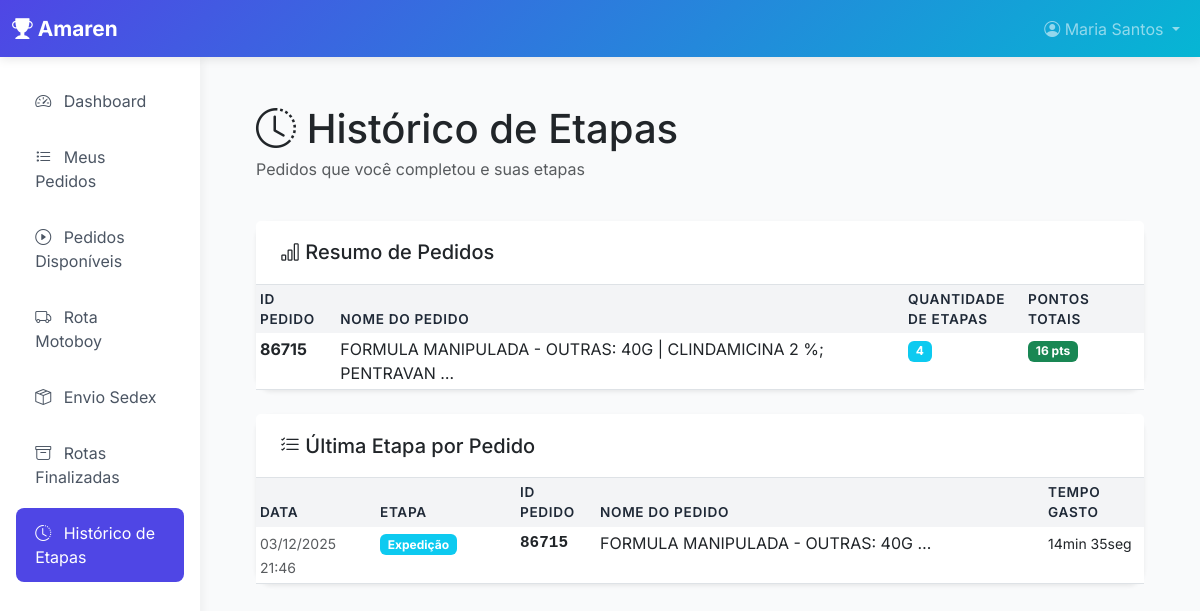
/dashboard/historico-etapas/ (signed in), run on an earlier commit of the app's database.
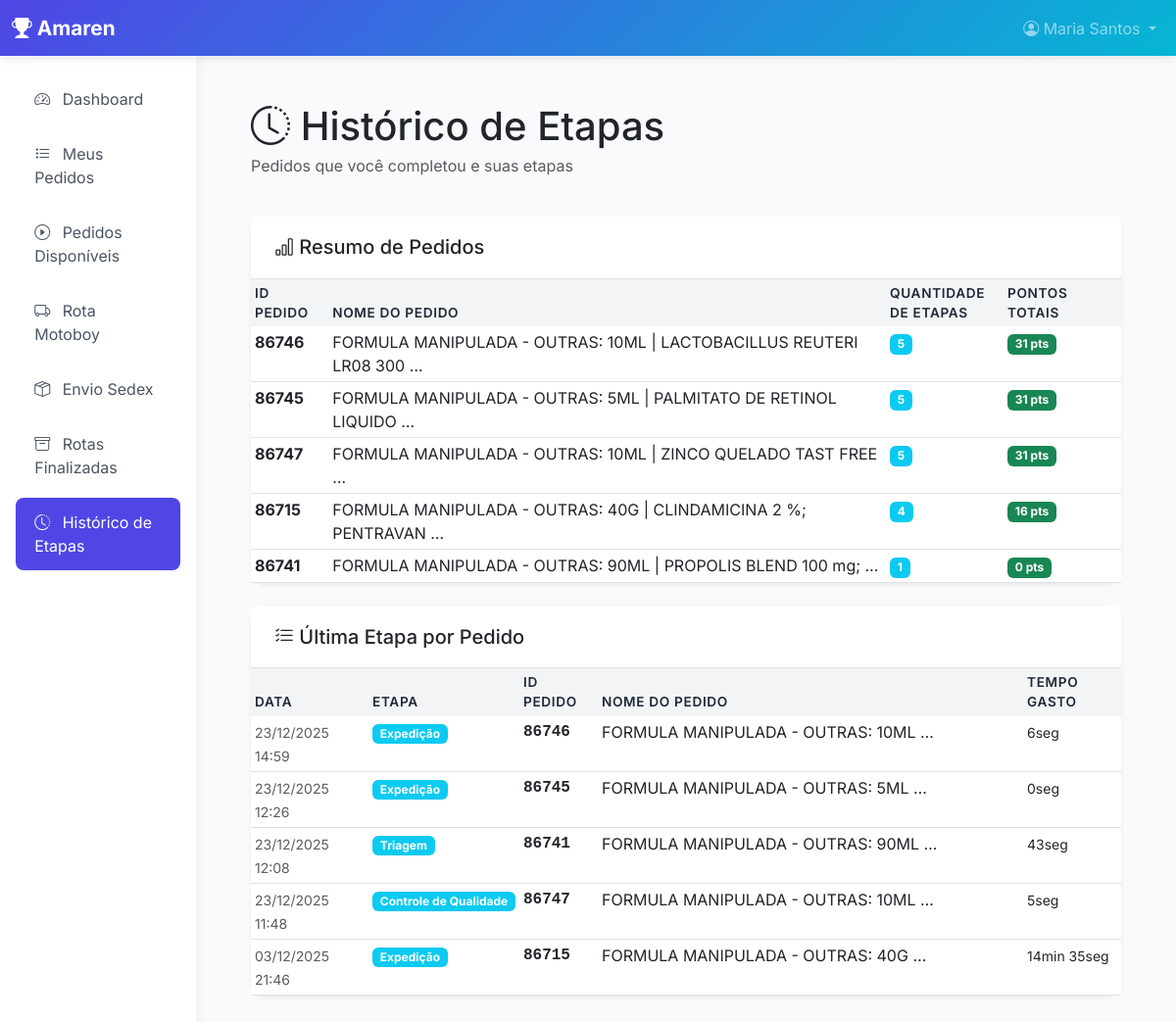
And on a later commit of the database.
### core/models.py (models this page shows, shortened)
class Pedido(models.Model):
    STATUS_CHOICES = [
        ('em_fluxo', 'Em Fluxo'),
        ('concluido', 'Concluído'),
        ('cancelado', 'Cancelado'),
    ]
    STATUS_FILA = [
        ('ativo', 'Ativo'),
        ('pendente', 'Pendente'),
    ]
    tipo = models.ForeignKey(TipoProduto, on_delete=models.SET_NULL, null=True, blank=True, related_name='pedidos')
    nome = models.CharField(max_length=200)  # Nome da fórmula/produto
    quantidade = models.IntegerField()
    codigo_pedido = models.CharField(max_length=50, unique=False, blank=True)  # Código gerado para referência (não único)
    id_api = models.BigIntegerField(unique=True, db_index=True, null=True, blank=True)  # ID - ID único do item
    id_pedido_api = models.BigIntegerField(null=True, blank=True, db_index=True)  # IDPEDIDO
    id_pedido_web = models.BigIntegerField(null=True, blank=True, db_index=True)  # IDPEDIDOWEB
    descricao_web = models.TextField(blank=True)  # DESCRICAOWEB
    price_unit = models.DecimalField(max_digits=15, decimal_places=2, null=True, blank=True)  # PRUNI
    price_total = models.DecimalField(max_digits=15, decimal_places=2, null=True, blank=True)  # VRTOT
    data_atualizacao_api = models.DateField(null=True, blank=True)  # DTALT
    hora_atualizacao_api = models.TimeField(null=True, blank=True)  # HRALT
    tipo_identificado = models.CharField(
        max_length=50,
        default='desconhecido',
        help_text='Tipo identificado automaticamente da descrição (desconhecido = requer ajuste manual)'
    )  # Rastreamento de tipo identificado
    etapa_atual = models.ForeignKey(Etapa, on_delete=models.SET_NULL, null=True, blank=True, related_name='pedidos_na_etapa')
    status = models.CharField(max_length=30, choices=STATUS_CHOICES, default='em_fluxo')
    funcionario_na_etapa = models.ForeignKey(User, on_delete=models.SET_NULL, null=True, blank=True, related_name='pedidos_assumidos')
    status_fila = models.CharField(max_length=20, choices=STATUS_FILA, default='ativo', help_text='Status na fila de trabalho (Ativo/Pendente)')
    tipo_expedicao = models.CharField(
        max_length=20,
        choices=[('motoboy', 'Motoboy'), ('sedex', 'Sedex')],
        null=True,
        blank=True,
        help_text='Tipo de expedição selecionado pelo funcionário'
    )
    informacoes_gerais = models.TextField(blank=True)
    criado_em = models.DateTimeField(auto_now_add=True)
    atualizado_em = models.DateTimeField(auto_now=True)
    concluido_em = models.DateTimeField(null=True, blank=True)
    class Meta:
        ordering = ['-data_atualizacao_api', '-hora_atualizacao_api']
        verbose_name = 'Pedido'
        verbose_name_plural = 'Pedidos'

class HistoricoEtapa(models.Model):
    pedido = models.ForeignKey(Pedido, on_delete=models.CASCADE, related_name='historico_etapas')
    etapa = models.ForeignKey(Etapa, on_delete=models.CASCADE)
    funcionario = models.ForeignKey(User, on_delete=models.CASCADE)
    timestamp_inicio = models.DateTimeField(auto_now_add=True)
    timestamp_fim = models.DateTimeField(null=True, blank=True)
    versao_configuracao_pontuacao = models.ForeignKey(ConfiguracaoPontuacao, on_delete=models.SET_NULL, null=True, blank=True)
    quantidade_produzida = models.IntegerField(default=0)
    pontos_gerados = models.DecimalField(max_digits=10, decimal_places=2, default=0)
    observacoes = models.TextField(blank=True)
    class Meta:
        ordering = ['-timestamp_inicio']
        verbose_name = 'Histórico de Etapa'
        verbose_name_plural = 'Histórico de Etapas'
    @property
    def tempo_gasto_formatado(self):
        if self.timestamp_fim and self.timestamp_inicio:
            delta = self.timestamp_fim - self.timestamp_inicio
            total_segundos = int(delta.total_seconds())
            horas = total_segundos // 3600
            minutos = (total_segundos % 3600) // 60
            segundos = total_segundos % 60
            partes = []
            if horas > 0:
                partes.append(f"{horas}h")
            if minutos > 0:
                partes.append(f"{minutos}min")
            if segundos > 0 or not partes:  # Mostra segundos sempre que houver, ou se for 0 segundos (menos de 1 minuto)
                partes.append(f"{segundos}seg")
            return " ".join(partes)
        return "-"

class Etapa(models.Model):
    nome = models.CharField(max_length=200)
    sequencia = models.IntegerField()
    ativa = models.BooleanField(default=True)
    se_gera_pontos = models.BooleanField(default=True)
    se_possui_checklists = models.BooleanField(default=False)
    se_possui_calculo_por_quantidade = models.BooleanField(default=False)
    pontos_fixos_etapa = models.DecimalField(
        max_digits=10,
        decimal_places=2,
        default=0,
        help_text='Pontos adicionados ao concluir a etapa (além dos checklists, se houver)'
    )
    criado_em = models.DateTimeField(auto_now_add=True)
    atualizado_em = models.DateTimeField(auto_now=True)
    class Meta:
        ordering = ['sequencia']
        verbose_name = 'Etapa'
        verbose_name_plural = 'Etapas'

### dashboard/views.py (the view)
# urls.py: path('historico-etapas/', views.historico_etapas_funcionario, name='historico_etapas'),
@login_required
@login_required
def historico_etapas_funcionario(request):
    from django.core.paginator import Paginator
    usuario = request.user
    todos_historicos = HistoricoEtapa.objects.filter(
        funcionario=usuario,
        timestamp_fim__isnull=False
    ).select_related('pedido', 'etapa').order_by('-timestamp_fim')
    pedidos_dict = {}
    for historico in todos_historicos:
        if historico.pedido.id not in pedidos_dict:
            pedidos_dict[historico.pedido.id] = historico
    historicos_por_pedido = list(pedidos_dict.values())
    historicos_por_pedido.sort(key=lambda x: x.timestamp_fim, reverse=True)
    resumo_pedidos = {}
    for historico in todos_historicos:
        if historico.pedido.id not in resumo_pedidos:
            resumo_pedidos[historico.pedido.id] = {
                'pedido': historico.pedido,
                'etapas_count': 0,
                'pontos_total': 0,
                'etapas': []
            }
        resumo_pedidos[historico.pedido.id]['etapas_count'] += 1
        resumo_pedidos[historico.pedido.id]['pontos_total'] += historico.pontos_gerados or 0
        resumo_pedidos[historico.pedido.id]['etapas'].append(historico.etapa.nome)
    resumo_etapas = list(resumo_pedidos.values())
    resumo_etapas.sort(key=lambda x: x['pontos_total'], reverse=True)
    paginator = Paginator(resumo_etapas, 10)  # 10 itens por página
    page_number = request.GET.get('page', 1)
    page_obj = paginator.get_page(page_number)
    context = {
        'historicos': historicos_por_pedido,
        'resumo_etapas': page_obj.object_list,
        'page_obj': page_obj,
    }
    return render(request, 'dashboard/historico_etapas_funcionario.html', context)

### templates/dashboard/historico_etapas_funcionario.html (shortened to what the changed rows need)
{% extends 'base.html' %}
{% load static %}
{% block content %}
<div class="container-fluid py-4">
    <div class="main-content">
        <div class="d-flex justify-content-between align-items-center mb-4">
            <div>
                <h1 class="mb-1">
                    <i class="bi bi-clock-history"></i> Histórico de Etapas
                </h1>
            </div>
        </div>
        {% if resumo_etapas %}
        <div class="card border-0 shadow-sm mb-4">
            <div class="card-body p-0">
                <div class="table-responsive">
                    <table class="table table-hover table-sm mb-0">
                        <thead class="table-light">
                            <tr>
                                <th>ID Pedido</th>
                                <th>Nome do Pedido</th>
                                <th style="width: 120px;">Quantidade de Etapas</th>
                                <th style="width: 120px;">Pontos Totais</th>
                            </tr>
                        </thead>
                        <tbody>
                            {% for item in resumo_etapas %}
                            <tr>
                                <td>
                                    <strong>{{ item.pedido.id_api }}</strong>
                                </td>
                                <td>{{ item.pedido.nome|truncatewords:10 }}</td>
                                <td>
                                    <span class="badge bg-info">{{ item.etapas_count }}</span>
                                </td>
                                <td>
                                    <span class="badge bg-success">{{ item.pontos_total|floatformat:0 }} pts</span>
                                </td>
                            </tr>
                            {% endfor %}
                        </tbody>
                    </table>
                </div>
            </div>
        </div>
        {% endif %}
        <div class="card border-0 shadow-sm">
            <div class="card-body p-0">
                {% if historicos %}
                <div class="table-responsive">
                    <table class="table table-hover table-sm mb-0">
                        <thead class="table-light">
                            <tr>
                                <th style="width: 120px;">Data</th>
                                <th style="width: 140px;">Etapa</th>
                                <th style="width: 80px;">ID Pedido</th>
                                <th>Nome do Pedido</th>
                                <th style="width: 100px;">Tempo Gasto</th>
                            </tr>
                        </thead>
                        <tbody>
                            {% for historico in historicos %}
                            <tr>
                                <td>
                                    <small class="text-muted">
                                        {{ historico.timestamp_fim|date:"d/m/Y H:i" }}
                                    </small>
                                </td>
                                <td>
                                    <span class="badge bg-info">{{ historico.etapa.nome }}</span>
                                </td>
                                <td class="text-mono">
                                    <strong>{{ historico.pedido.id_api }}</strong>
                                </td>
                                <td>
                                    <span class="text-decoration-none">
                                        {{ historico.pedido.nome|truncatewords:5 }}
                                    </span>
                                </td>
                                <td>
                                    <small>
                                        {{ historico.tempo_gasto_formatado }}
                                    </small>
                                </td>
                            </tr>
                            {% endfor %}
                        </tbody>
                    </table>
                </div>
                {% else %}
                <div class="text-center py-5">
                    <i class="bi bi-inbox" style="font-size: 3rem; color: #ccc;"></i>
                    <p class="text-muted mt-3">Nenhuma etapa completada ainda</p>
                </div>
                {% endif %}
            </div>
        </div>
    </div>
</div>
{% endblock %}

What changed in the data, as far as the page shows it:
now on this page (row edited): Pedido: pedido.id_api "86746", pedido.nome "FORMULA MANIPULADA - OUTRAS: 10ML | LACTOBACILLUS REUTERI LR08 300 …", etapas_count "5", pontos_total "31"
now on this page (row edited): Pedido: pedido.id_api "86745", pedido.nome "FORMULA MANIPULADA - OUTRAS: 5ML | PALMITATO DE RETINOL LIQUIDO …", etapas_count "5", pontos_total "31"
now on this page (row edited): Pedido: pedido.id_api "86747", pedido.nome "FORMULA MANIPULADA - OUTRAS: 10ML | ZINCO QUELADO TAST FREE …", etapas_count "5", pontos_total "31"
now on this page (row edited): Pedido: pedido.id_api "86741", pedido.nome "FORMULA MANIPULADA - OUTRAS: 90ML | PROPOLIS BLEND 100 mg; …", etapas_count "1", pontos_total "0"
added HistoricoEtapa: timestamp_fim "23/12/2025 14:59", etapa.nome "Expedição", pedido.id_api "86746", pedido.nome "FORMULA MANIPULADA - OUTRAS: 10ML …", tempo_gasto_formatado "6seg"
added HistoricoEtapa: timestamp_fim "23/12/2025 12:26", etapa.nome "Expedição", pedido.id_api "86745", pedido.nome "FORMULA MANIPULADA - OUTRAS: 5ML …", tempo_gasto_formatado "0seg"
added HistoricoEtapa: timestamp_fim "23/12/2025 12:08", etapa.nome "Triagem", pedido.id_api "86741", pedido.nome "FORMULA MANIPULADA - OUTRAS: 90ML …", tempo_gasto_formatado "43seg"
added HistoricoEtapa: timestamp_fim "23/12/2025 11:48", etapa.nome "Controle de Qualidade", pedido.id_api "86747", pedido.nome "FORMULA MANIPULADA - OUTRAS: 10ML …", tempo_gasto_formatado "5seg"
